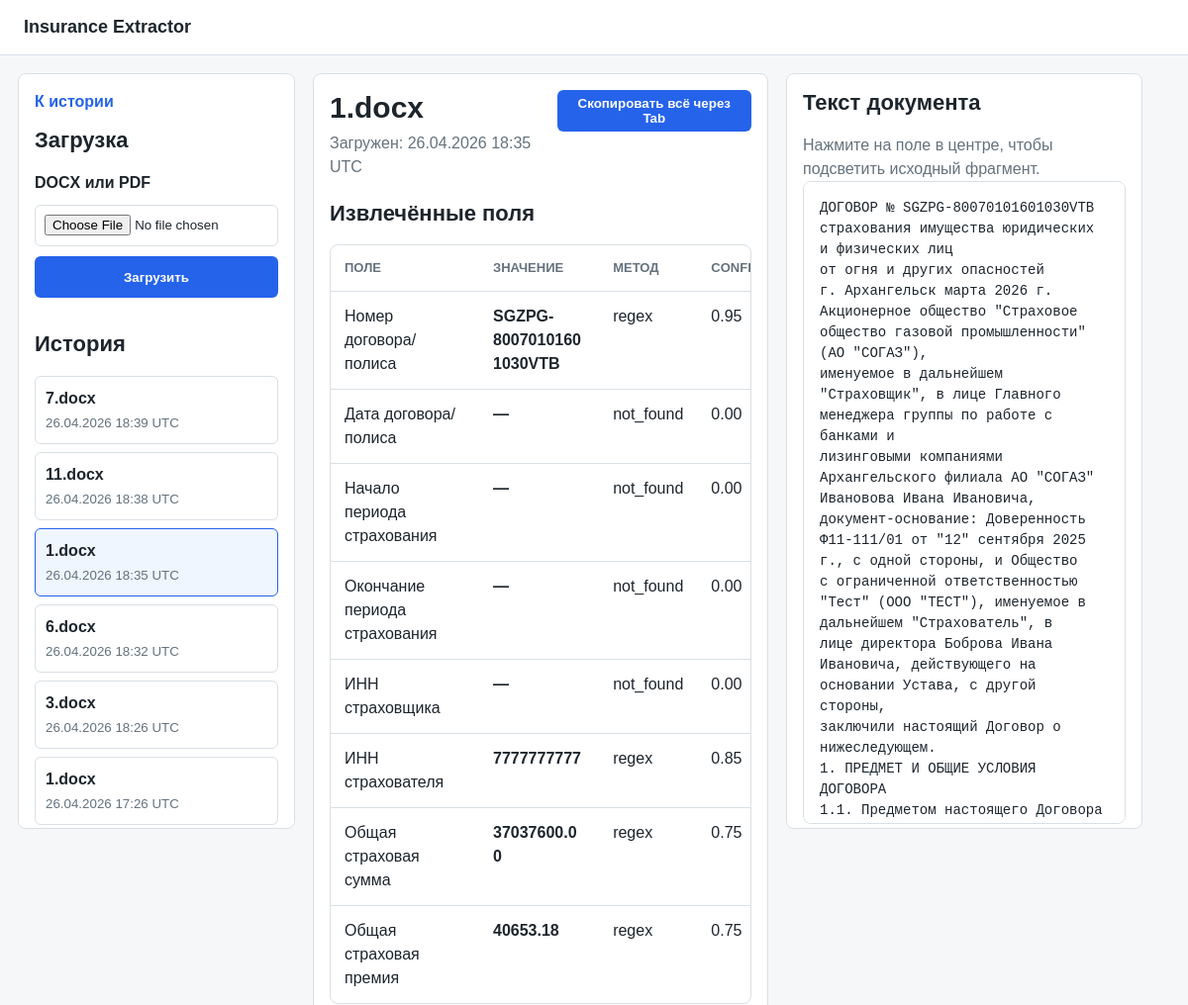
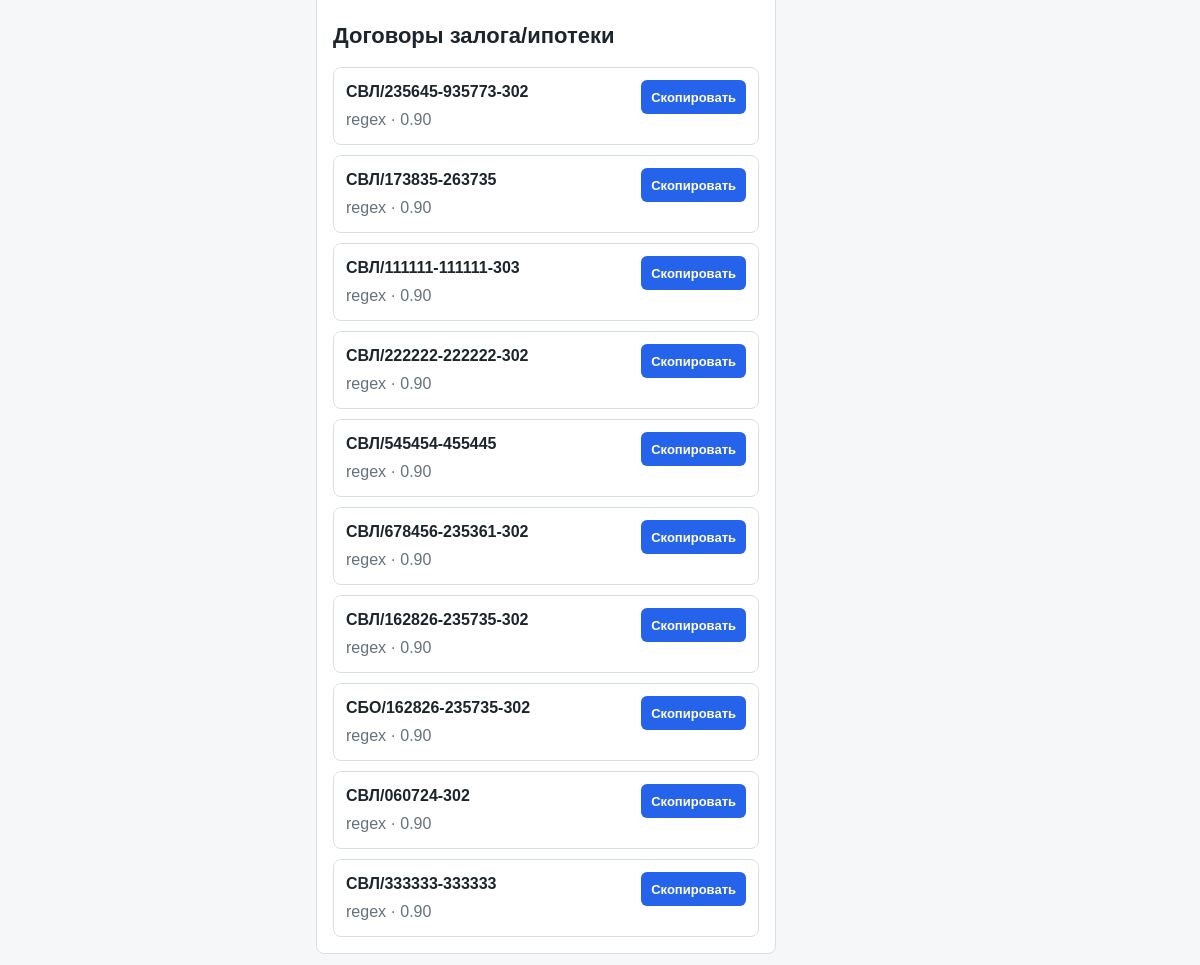
The page /documents/4 on the database its author committed (2 pictures, top to bottom).
### app/models.py (models this page shows, shortened)
class Document(db.Model):
    __tablename__ = "documents"
    id = db.Column(db.Integer, primary_key=True)
    original_filename = db.Column(db.String(255), nullable=False)
    stored_filename = db.Column(db.String(255), nullable=False, unique=True)
    file_path = db.Column(db.String(500), nullable=False)
    text_content = db.Column(db.Text, nullable=True)
    extraction_result_json = db.Column(db.Text, nullable=True)
    status = db.Column(db.String(50), nullable=False, default="uploaded")
    created_at = db.Column(
        db.DateTime,
        nullable=False,
        default=lambda: datetime.now(timezone.utc),
    )

### app/routes.py (the view)
@main_bp.route("/documents/<int:document_id>")
def document_detail(document_id):
    document = db.session.get(Document, document_id)
    if document is None:
        abort(404)
    documents = Document.query.order_by(Document.created_at.desc()).all()
    extraction_data = load_extraction_data(document)
    field_rows = field_rows_from_extraction(extraction_data)
    pledge_fields = extraction_data.get("pledge_agreements", [])
    highlighted_text = build_highlighted_text(
        document.text_content or "",
        source_texts_from_extraction(extraction_data),
    )
    copy_all_text = build_copy_all_text(field_rows, pledge_fields)
    return render_template(
        "document.html",
        document=document,
        documents=documents,
        field_rows=field_rows,
        pledge_fields=pledge_fields,
        highlighted_text=highlighted_text,
        copy_all_text=copy_all_text,
    )

### app/routes.py (called while the page is built, shortened)
def load_extraction_data(document):
    if document.extraction_result_json:
        return json.loads(document.extraction_result_json)

def field_rows_from_extraction(extraction_data):
    rows = []
    for key in FIELD_ORDER:
        field = extraction_data.get(key)
        if field:
            rows.append(field)
    return rows

def source_texts_from_extraction(extraction_data):
    source_texts = []
    for key in FIELD_ORDER:
        field = extraction_data.get(key) or {}
        source_text = field.get("source_text")
        if source_text:
            source_texts.append(source_text)
    for field in extraction_data.get("pledge_agreements", []):
        source_text = field.get("source_text")
        if source_text:
            source_texts.append(source_text)
    return source_texts

def build_copy_all_text(field_rows, pledge_fields):
    lines = ["Поле\tЗначение\tМетод\tConfidence\tПредупреждения"]
    for field in field_rows + pledge_fields:
        warnings = "; ".join(field.get("warnings") or [])
        lines.append(
            "\t".join(
                [
                    field.get("label") or field.get("name") or "",
                    field.get("value") or "",
                    field.get("method") or "",
                    str(field.get("confidence") if field.get("confidence") is not None else ""),
                    warnings,
                ]
            )
        )
    return "\n".join(lines)

### app/templates/document.html (shortened to what this page needs)
{% extends "base.html" %}
{% block content %}
<section class="document-workspace">
    <aside class="workspace-panel left-panel">
        <a class="back-link" href="{{ url_for('main.index') }}">К истории</a>
        <h2>Загрузка</h2>
        <form class="upload-form compact-upload" method="post" action="{{ url_for('main.index') }}" enctype="multipart/form-data">
            <label class="file-label" for="document">DOCX или PDF</label>
            <input id="document" name="document" type="file" accept=".docx,.pdf" required>
            <button type="submit">Загрузить</button>
        </form>
        <h2>История</h2>
        <div class="history-list">
            {% for item in documents %}
                <a class="history-item {% if item.id == document.id %}is-active{% endif %}" href="{{ url_for('main.document_detail', document_id=item.id) }}">
                    <span>{{ item.original_filename }}</span>
                    <small>{{ item.created_at.strftime("%d.%m.%Y %H:%M") }} UTC</small>
                </a>
            {% endfor %}
        </div>
    </aside>
    <section class="workspace-panel center-panel">
        <div class="document-heading">
            <div>
                <h1>{{ document.original_filename }}</h1>
                <p class="muted">Загружен: {{ document.created_at.strftime("%d.%m.%Y %H:%M") }} UTC</p>
            </div>
            <button type="button" data-copy-all>Скопировать всё через Tab</button>
        </div>
        <h2>Извлечённые поля</h2>
        <div class="fields-table-wrap">
            <table class="fields-table">
                <thead>
                    <tr>
                        <th>Поле</th>
                        <th>Значение</th>
                        <th>Метод</th>
                        <th>Confidence</th>
                    </tr>
                </thead>
                <tbody>
                    {% for field in field_rows %}
                        <tr class="source-row" data-source-text="{{ field.source_text or '' }}">
                            <td>{{ field.label }}</td>
                            <td class="field-value">{{ field.value or "—" }}</td>
                            <td>{{ field.method }}</td>
                            <td>{{ "%.2f"|format(field.confidence) }}</td>
                        </tr>
                    {% endfor %}
                </tbody>
            </table>
        </div>
        <h2>Договоры залога/ипотеки</h2>
        {% if pledge_fields %}
            <div class="pledge-list">
                {% for field in pledge_fields %}
                    <div class="pledge-item source-row" data-source-text="{{ field.source_text or '' }}">
                        <div>
                            <strong>{{ field.value }}</strong>
                            <span>{{ field.method }} · {{ "%.2f"|format(field.confidence) }}</span>
                        </div>
                        <button type="button" class="copy-button" data-copy-value="{{ field.value or '' }}">Скопировать</button>
                    </div>
                {% endfor %}
            </div>
        {% else %}
            <p class="empty">Договоры залога/ипотеки не найдены.</p>
        {% endif %}
    </section>
    <aside class="workspace-panel right-panel">
        <h2>Текст документа</h2>
        <p class="muted">Нажмите на поле в центре, чтобы подсветить исходный фрагмент.</p>
        {% if document.text_content %}
            <pre class="text-preview source-text-preview" data-document-text>{{ document.text_content }}</pre>
        {% else %}
            <p class="empty">Текст не найден.</p>
        {% endif %}
    </aside>
</section>
{% endblock %}

### app/static/css/style.css (style rules this page uses)
:root { --bg: #f6f7f9; --surface: #ffffff; --surface-muted: #eef3f5; --text: #1d252c; --muted: #64727d; --border: #d9e0e5; --primary: #2563eb; --primary-dark: #1d4ed8; --success-bg: #e7f7ed; --success-text: #166534; --error-bg: #fdecec; --error-text: #991b1b; --accent: #0f766e; }
* { box-sizing: border-box; }
body { margin: 0; background: var(--bg); color: var(--text); font-family: Arial, Helvetica, sans-serif; line-height: 1.5; }
h1, h2 { margin: 0 0 18px; line-height: 1.2; }
h1 { font-size: 30px; }
h2 { font-size: 22px; }
.upload-form { display: grid; gap: 10px; max-width: 720px; }
.file-label { font-weight: 700; }
input[type="file"] { width: 100%; min-height: 42px; padding: 9px; background: var(--surface); border: 1px solid var(--border); border-radius: 6px; }
button { min-height: 42px; padding: 0 18px; color: #ffffff; background: var(--primary); border: 0; border-radius: 6px; cursor: pointer; font-weight: 700; }
table { width: 100%; min-width: 680px; border-collapse: collapse; }
th, td { padding: 13px 14px; border-bottom: 1px solid var(--border); text-align: left; vertical-align: top; }
th { color: var(--muted); font-size: 13px; text-transform: uppercase; }
tbody tr:last-child td { border-bottom: 0; }
.text-link, .back-link { color: var(--primary); font-weight: 700; text-decoration: none; }
.back-link { display: inline-block; margin-bottom: 14px; }
.text-preview { min-height: 360px; max-height: 620px; overflow: auto; margin: 0; padding: 16px; background: var(--surface); border: 1px solid var(--border); border-radius: 8px; color: var(--text); font-family: Consolas, "Courier New", monospace; font-size: 14px; white-space: pre-wrap; overflow-wrap: anywhere; }
.document-workspace { display: grid; grid-template-columns: 280px minmax(460px, 1fr) minmax(360px, 0.9fr); gap: 18px; min-height: calc(100vh - 57px); padding: 18px; }
.workspace-panel { min-width: 0; background: var(--surface); border: 1px solid var(--border); border-radius: 8px; padding: 16px; }
.left-panel, .right-panel { position: sticky; top: 18px; max-height: calc(100vh - 36px); overflow: auto; }
.document-heading { display: flex; justify-content: space-between; gap: 16px; align-items: flex-start; margin-bottom: 22px; }
.document-heading h1 { margin-bottom: 6px; overflow-wrap: anywhere; }
.muted { color: var(--muted); margin: 0; }
.compact-upload { margin-bottom: 24px; }
.compact-upload input[type="file"], .compact-upload button { width: 100%; }
.history-list { display: grid; gap: 8px; }
.history-item { display: grid; gap: 3px; padding: 10px; color: var(--text); border: 1px solid var(--border); border-radius: 6px; text-decoration: none; }
.history-item:hover, .history-item.is-active { border-color: var(--primary); background: #eff6ff; }
.history-item span { overflow-wrap: anywhere; font-weight: 700; }
.history-item small { color: var(--muted); }
.fields-table-wrap { overflow-x: auto; border: 1px solid var(--border); border-radius: 8px; margin-bottom: 24px; }
.fields-table { min-width: 780px; }
.field-value { font-weight: 700; overflow-wrap: anywhere; }
.copy-button { min-height: 34px; padding: 0 10px; font-size: 13px; }
.pledge-list { display: grid; gap: 10px; }
.pledge-item { display: flex; justify-content: space-between; gap: 12px; align-items: flex-start; padding: 12px; border: 1px solid var(--border); border-radius: 8px; }
.pledge-item strong, .pledge-item span { display: block; }
.pledge-item span { color: var(--muted); margin-top: 4px; }
.source-text-preview { min-height: calc(100vh - 150px); max-height: calc(100vh - 150px); }
.source-row { cursor: pointer; }

### rows shown on the page
Document: original_filename "7.docx", created_at "26.04.2026 18:39"
Document: original_filename "11.docx", created_at "26.04.2026 18:38"
Document: original_filename "1.docx", created_at "26.04.2026 18:35", text_content "ДОГОВОР № SGZPG-80070101601030VTB страхования имущества юридических и физических лиц от огня и других опасностей г. Архангельск марта 2026 г. Акционерное общество \"Страховое общество газовой промышленности\" (АО \"СОГАЗ\"), именуемое в дальнейшем \"Страховщик\", в лице Главного менеджера группы по работе с банками и лизинговыми компаниями Архангельского филиала АО \"СОГАЗ\" Ивановова Ивана Ивановича, документ-основание: Доверенность Ф11-111/01 от \"12\" сентября 2025 г., с одной стороны, и Общество с ограниченной ответственностью \"Тест\" (ООО \"ТЕСТ\"), именуемое в дальнейшем \"Страхователь\", в лице директора Боброва Ивана Ивановича, действующего на основании Устава, с другой стороны, заключили…"
Document: original_filename "6.docx", created_at "26.04.2026 18:32"
Document: original_filename "3.docx", created_at "26.04.2026 18:26"
Document: original_filename "1.docx", created_at "26.04.2026 17:26"

### other values the page prints
{{ field.label }} "Номер договора/полиса" "Дата договора/полиса" "Начало периода страхования" "Окончание периода страхования" "ИНН страховщика" "ИНН страхователя" "Общая страховая сумма" "Общая страховая премия"
{{ field.value or "—" }} "SGZPG-80070101601030VTB" "—" "—" "—" "—" "7777777777" "37037600.00" "40653.18"
{{ field.method }} "regex" "not_found" "not_found" "not_found" "not_found" "regex" "regex" "regex"
{{ "%.2f"|format(field.confidence) }} "0.95" "0.00" "0.00" "0.00" "0.00" "0.85" "0.75" "0.75"
{{ field.value }} "СВЛ/235645-935773-302" "СВЛ/173835-263735" "СВЛ/111111-111111-303" "СВЛ/222222-222222-302" "СВЛ/545454-455445" "СВЛ/678456-235361-302" "СВЛ/162826-235735-302" "СБО/162826-235735-302" "СВЛ/060724-302" "СВЛ/333333-333333"
{{ field.method }} "regex" "regex" "regex" "regex" "regex" "regex" "regex" "regex" "regex" "regex"
{{ "%.2f"|format(field.confidence) }} "0.90" "0.90" "0.90" "0.90" "0.90" "0.90" "0.90" "0.90" "0.90" "0.90"
